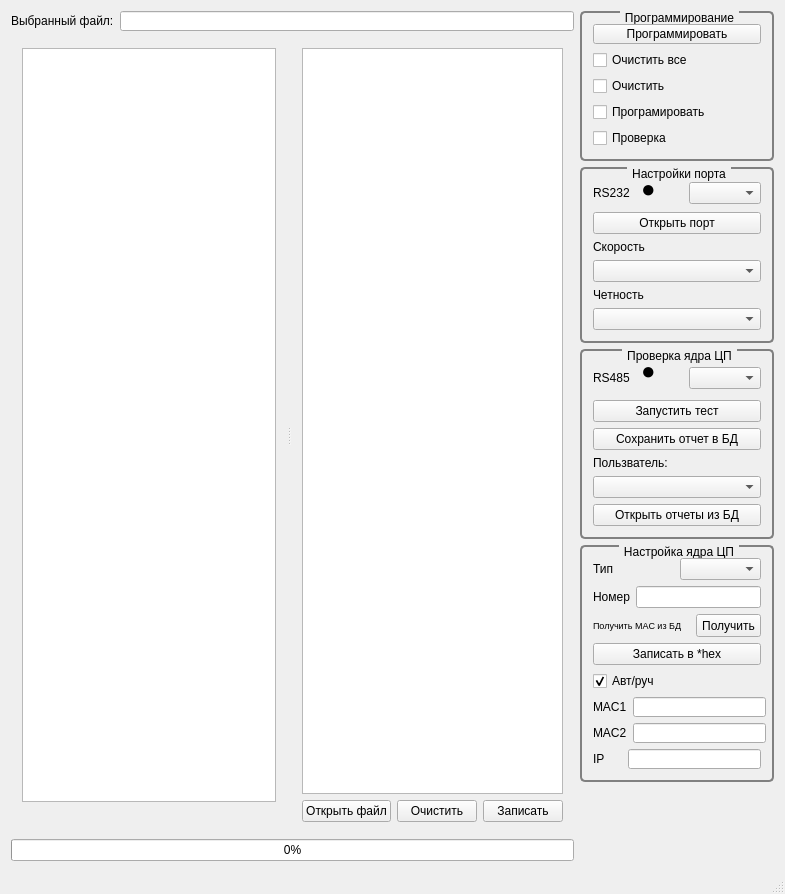
<?xml version="1.0" encoding="UTF-8"?>
<ui version="4.0">
 <class>MainWindow</class>
 <widget class="QMainWindow" name="MainWindow">
  <property name="geometry">
   <rect>
    <x>0</x>
    <y>0</y>
    <width>738</width>
    <height>894</height>
   </rect>
  </property>
  <property name="windowTitle">
   <string>K4000_CPU_Tools</string>
  </property>
  <property name="iconSize">
   <size>
    <width>30</width>
    <height>30</height>
   </size>
  </property>
  <widget class="QWidget" name="centralWidget">
   <layout class="QHBoxLayout" name="horizontalLayout_11">
    <item>
     <layout class="QVBoxLayout" name="verticalLayout_6">
      <item>
       <layout class="QHBoxLayout" name="horizontalLayout_12">
        <item>
         <widget class="QLabel" name="label_13">
          <property name="maximumSize">
           <size>
            <width>178</width>
            <height>20</height>
           </size>
          </property>
          <property name="text">
           <string>Выбранный файл:</string>
          </property>
         </widget>
        </item>
        <item>
         <widget class="QLineEdit" name="lineFile">
          <property name="maximumSize">
           <size>
            <width>100000</width>
            <height>20</height>
           </size>
          </property>
         </widget>
        </item>
       </layout>
      </item>
      <item>
       <widget class="QSplitter" name="splitter">
        <property name="orientation">
         <enum>Qt::Horizontal</enum>
        </property>
        <widget class="QWidget" name="layoutWidget">
         <layout class="QVBoxLayout" name="verticalLayout_5">
          <item>
           <widget class="QTreeView" name="treeView">
            <property name="enabled">
             <bool>true</bool>
            </property>
            <property name="minimumSize">
             <size>
              <width>254</width>
              <height>750</height>
             </size>
            </property>
            <property name="statusTip">
             <string notr="true"/>
            </property>
           </widget>
          </item>
          <item>
           <layout class="QHBoxLayout" name="horizontalLayout_4">
            <item>
             <spacer name="horizontalSpacer_2">
              <property name="orientation">
               <enum>Qt::Horizontal</enum>
              </property>
              <property name="sizeHint" stdset="0">
               <size>
                <width>40</width>
                <height>20</height>
               </size>
              </property>
             </spacer>
            </item>
           </layout>
          </item>
         </layout>
        </widget>
        <widget class="QWidget" name="layoutWidget">
         <layout class="QVBoxLayout" name="verticalLayout_4">
          <item>
           <widget class="QPlainTextEdit" name="consol">
            <property name="minimumSize">
             <size>
              <width>253</width>
              <height>289</height>
             </size>
            </property>
            <property name="font">
             <font>
              <weight>50</weight>
              <bold>false</bold>
             </font>
            </property>
            <property name="plainText">
             <string/>
            </property>
           </widget>
          </item>
          <item>
           <layout class="QHBoxLayout" name="horizontalLayout_3">
            <item>
             <spacer name="horizontalSpacer">
              <property name="orientation">
               <enum>Qt::Horizontal</enum>
              </property>
              <property name="sizeHint" stdset="0">
               <size>
                <width>40</width>
                <height>20</height>
               </size>
              </property>
             </spacer>
            </item>
            <item>
             <widget class="QPushButton" name="openHex">
              <property name="text">
               <string>Открыть файл</string>
              </property>
             </widget>
            </item>
            <item>
             <widget class="QPushButton" name="ClearBtn">
              <property name="text">
               <string>Очистить</string>
              </property>
             </widget>
            </item>
            <item>
             <widget class="QPushButton" name="RecordBtn">
              <property name="text">
               <string>Записать</string>
              </property>
             </widget>
            </item>
           </layout>
          </item>
         </layout>
        </widget>
       </widget>
      </item>
      <item>
       <widget class="QProgressBar" name="progressBar">
        <property name="maximum">
         <number>100</number>
        </property>
        <property name="value">
         <number>0</number>
        </property>
        <property name="textVisible">
         <bool>true</bool>
        </property>
        <property name="orientation">
         <enum>Qt::Horizontal</enum>
        </property>
        <property name="invertedAppearance">
         <bool>false</bool>
        </property>
        <property name="textDirection">
         <enum>QProgressBar::TopToBottom</enum>
        </property>
        <property name="format">
         <string>%p%</string>
        </property>
       </widget>
      </item>
     </layout>
    </item>
    <item>
     <layout class="QVBoxLayout" name="verticalLayout_12">
      <item>
       <widget class="QGroupBox" name="groupBox">
        <property name="minimumSize">
         <size>
          <width>0</width>
          <height>0</height>
         </size>
        </property>
        <property name="maximumSize">
         <size>
          <width>194</width>
          <height>150</height>
         </size>
        </property>
        <property name="font">
         <font>
          <underline>false</underline>
          <strikeout>false</strikeout>
         </font>
        </property>
        <property name="acceptDrops">
         <bool>false</bool>
        </property>
        <property name="autoFillBackground">
         <bool>false</bool>
        </property>
        <property name="styleSheet">
         <string notr="true"> QGroupBox {
     background-color: qlineargradient(x1: 0, y1: 0, x2: 0, y2: 1,
                                       stop: 0 #E0E0E0, stop: 1 #FFFFFF);
     border: 2px solid gray;
     border-radius: 5px;
margin-top: 2ex; /* оставляем пространство вверху для заголовка */
 }

 QGroupBox::title {
     subcontrol-origin: margin;
     subcontrol-position: top center; /* помещаем вверху по центру */
     padding: 0 3px;
     background-color: qlineargradient(x1: 0, y1: 0, x2: 0, y2: 1,
                                       stop: 0 #FFOECE, stop: 1 #FFFFFF);
 }</string>
        </property>
        <property name="title">
         <string>Программирование</string>
        </property>
        <property name="flat">
         <bool>false</bool>
        </property>
        <property name="checkable">
         <bool>false</bool>
        </property>
        <layout class="QVBoxLayout" name="verticalLayout_8">
         <item>
          <layout class="QVBoxLayout" name="verticalLayout">
           <item>
            <widget class="QPushButton" name="pushButton_2">
             <property name="text">
              <string>Программировать</string>
             </property>
            </widget>
           </item>
           <item>
            <widget class="QCheckBox" name="EraseAll">
             <property name="text">
              <string>Очистить все</string>
             </property>
            </widget>
           </item>
           <item>
            <widget class="QCheckBox" name="Erase">
             <property name="text">
              <string>Очистить</string>
             </property>
            </widget>
           </item>
           <item>
            <widget class="QCheckBox" name="Programm">
             <property name="text">
              <string>Програмировать</string>
             </property>
            </widget>
           </item>
           <item>
            <widget class="QCheckBox" name="verify">
             <property name="text">
              <string>Проверка</string>
             </property>
            </widget>
           </item>
          </layout>
         </item>
        </layout>
       </widget>
      </item>
      <item>
       <widget class="QGroupBox" name="groupBox_2">
        <property name="minimumSize">
         <size>
          <width>194</width>
          <height>176</height>
         </size>
        </property>
        <property name="maximumSize">
         <size>
          <width>194</width>
          <height>176</height>
         </size>
        </property>
        <property name="styleSheet">
         <string notr="true"> QGroupBox {
     background-color: qlineargradient(x1: 0, y1: 0, x2: 0, y2: 1,
                                       stop: 0 #E0E0E0, stop: 1 #FFFFFF);
     border: 2px solid gray;
     border-radius: 5px;
margin-top: 2ex; /* оставляем пространство вверху для заголовка */
 }

 QGroupBox::title {
     subcontrol-origin: margin;
     subcontrol-position: top center; /* помещаем вверху по центру */
     padding: 0 3px;
     background-color: qlineargradient(x1: 0, y1: 0, x2: 0, y2: 1,
                                       stop: 0 #FFOECE, stop: 1 #FFFFFF);
 }</string>
        </property>
        <property name="title">
         <string>Настройки порта</string>
        </property>
        <layout class="QVBoxLayout" name="verticalLayout_9">
         <item>
          <layout class="QVBoxLayout" name="verticalLayout_2">
           <item>
            <layout class="QHBoxLayout" name="horizontalLayout">
             <item>
              <widget class="QLabel" name="label_2">
               <property name="text">
                <string>RS232</string>
               </property>
              </widget>
             </item>
             <item>
              <layout class="QVBoxLayout" name="verticalLayout_14">
               <item>
                <widget class="QLabel" name="label_12">
                 <property name="maximumSize">
                  <size>
                   <width>16777215</width>
                   <height>18</height>
                  </size>
                 </property>
                 <property name="font">
                  <font>
                   <pointsize>18</pointsize>
                  </font>
                 </property>
                 <property name="text">
                  <string>●</string>
                 </property>
                </widget>
               </item>
               <item>
                <spacer name="verticalSpacer_3">
                 <property name="orientation">
                  <enum>Qt::Vertical</enum>
                 </property>
                 <property name="sizeHint" stdset="0">
                  <size>
                   <width>20</width>
                   <height>40</height>
                  </size>
                 </property>
                </spacer>
               </item>
              </layout>
             </item>
             <item>
              <widget class="QComboBox" name="portBox"/>
             </item>
            </layout>
           </item>
           <item>
            <widget class="QPushButton" name="portBtn">
             <property name="text">
              <string>Открыть порт</string>
             </property>
            </widget>
           </item>
           <item>
            <widget class="QLabel" name="label_9">
             <property name="text">
              <string>Скорость</string>
             </property>
            </widget>
           </item>
           <item>
            <widget class="QComboBox" name="baud"/>
           </item>
           <item>
            <widget class="QLabel" name="label_10">
             <property name="text">
              <string>Четность</string>
             </property>
            </widget>
           </item>
           <item>
            <widget class="QComboBox" name="patirity"/>
           </item>
          </layout>
         </item>
        </layout>
       </widget>
      </item>
      <item>
       <widget class="QGroupBox" name="groupBox_3">
        <property name="minimumSize">
         <size>
          <width>194</width>
          <height>190</height>
         </size>
        </property>
        <property name="maximumSize">
         <size>
          <width>194</width>
          <height>190</height>
         </size>
        </property>
        <property name="styleSheet">
         <string notr="true"> QGroupBox {
     background-color: qlineargradient(x1: 0, y1: 0, x2: 0, y2: 1,
                                       stop: 0 #E0E0E0, stop: 1 #FFFFFF);
     border: 2px solid gray;
     border-radius: 5px;
margin-top: 2ex; /* оставляем пространство вверху для заголовка */
 }

 QGroupBox::title {
     subcontrol-origin: margin;
     subcontrol-position: top center; /* помещаем вверху по центру */
     padding: 0 3px;
     background-color: qlineargradient(x1: 0, y1: 0, x2: 0, y2: 1,
                                       stop: 0 #FFOECE, stop: 1 #FFFFFF);
 }</string>
        </property>
        <property name="title">
         <string>Проверка ядра ЦП</string>
        </property>
        <layout class="QVBoxLayout" name="verticalLayout_10">
         <item>
          <layout class="QVBoxLayout" name="verticalLayout_3">
           <item>
            <layout class="QHBoxLayout" name="horizontalLayout_2">
             <item>
              <widget class="QLabel" name="label">
               <property name="text">
                <string>RS485</string>
               </property>
              </widget>
             </item>
             <item>
              <layout class="QVBoxLayout" name="verticalLayout_13">
               <item>
                <widget class="QLabel" name="label_11">
                 <property name="maximumSize">
                  <size>
                   <width>16777215</width>
                   <height>18</height>
                  </size>
                 </property>
                 <property name="font">
                  <font>
                   <pointsize>18</pointsize>
                  </font>
                 </property>
                 <property name="text">
                  <string>●</string>
                 </property>
                </widget>
               </item>
               <item>
                <spacer name="verticalSpacer_2">
                 <property name="orientation">
                  <enum>Qt::Vertical</enum>
                 </property>
                 <property name="sizeHint" stdset="0">
                  <size>
                   <width>20</width>
                   <height>40</height>
                  </size>
                 </property>
                </spacer>
               </item>
              </layout>
             </item>
             <item>
              <widget class="QComboBox" name="portBox2"/>
             </item>
            </layout>
           </item>
           <item>
            <widget class="QPushButton" name="testBtn">
             <property name="text">
              <string>Запустить тест</string>
             </property>
            </widget>
           </item>
           <item>
            <widget class="QPushButton" name="pushButton">
             <property name="text">
              <string>Сохранить отчет в БД</string>
             </property>
            </widget>
           </item>
           <item>
            <widget class="QLabel" name="label_14">
             <property name="text">
              <string>Пользватель:</string>
             </property>
            </widget>
           </item>
           <item>
            <widget class="QComboBox" name="FamComBox"/>
           </item>
           <item>
            <widget class="QPushButton" name="openReportsBtn">
             <property name="text">
              <string>Открыть отчеты из БД</string>
             </property>
            </widget>
           </item>
          </layout>
         </item>
        </layout>
       </widget>
      </item>
      <item>
       <widget class="QGroupBox" name="groupBox_4">
        <property name="maximumSize">
         <size>
          <width>194</width>
          <height>252</height>
         </size>
        </property>
        <property name="mouseTracking">
         <bool>false</bool>
        </property>
        <property name="focusPolicy">
         <enum>Qt::NoFocus</enum>
        </property>
        <property name="acceptDrops">
         <bool>false</bool>
        </property>
        <property name="statusTip">
         <string/>
        </property>
        <property name="autoFillBackground">
         <bool>false</bool>
        </property>
        <property name="styleSheet">
         <string notr="true"> QGroupBox {
     background-color: qlineargradient(x1: 0, y1: 0, x2: 0, y2: 1,
                                       stop: 0 #E0E0E0, stop: 1 #FFFFFF);
     border: 2px solid gray;
     border-radius: 5px;
margin-top: 2ex; /* оставляем пространство вверху для заголовка */
 }

 QGroupBox::title {
     subcontrol-origin: margin;
     subcontrol-position: top center; /* помещаем вверху по центру */
     padding: 0 3px;
     background-color: qlineargradient(x1: 0, y1: 0, x2: 0, y2: 1,
                                       stop: 0 #FFOECE, stop: 1 #FFFFFF);
 }</string>
        </property>
        <property name="title">
         <string>Настройка ядра ЦП</string>
        </property>
        <property name="flat">
         <bool>false</bool>
        </property>
        <layout class="QVBoxLayout" name="verticalLayout_11">
         <item>
          <layout class="QVBoxLayout" name="verticalLayout_7">
           <item>
            <layout class="QHBoxLayout" name="horizontalLayout_8">
             <item>
              <widget class="QLabel" name="label_7">
               <property name="text">
                <string>Тип</string>
               </property>
              </widget>
             </item>
             <item>
              <widget class="QComboBox" name="TypeCmbBox"/>
             </item>
            </layout>
           </item>
           <item>
            <layout class="QHBoxLayout" name="horizontalLayout_9">
             <item>
              <widget class="QLabel" name="label_8">
               <property name="text">
                <string>Номер</string>
               </property>
              </widget>
             </item>
             <item>
              <widget class="QLineEdit" name="numbCP"/>
             </item>
            </layout>
           </item>
           <item>
            <layout class="QHBoxLayout" name="horizontalLayout_10">
             <item>
              <widget class="QLabel" name="label_6">
               <property name="font">
                <font>
                 <pointsize>7</pointsize>
                </font>
               </property>
               <property name="text">
                <string>Получить MAC из БД</string>
               </property>
              </widget>
             </item>
             <item>
              <widget class="QPushButton" name="getMacPromBD">
               <property name="minimumSize">
                <size>
                 <width>65</width>
                 <height>23</height>
                </size>
               </property>
               <property name="maximumSize">
                <size>
                 <width>65</width>
                 <height>23</height>
                </size>
               </property>
               <property name="text">
                <string>Получить</string>
               </property>
              </widget>
             </item>
            </layout>
           </item>
           <item>
            <widget class="QPushButton" name="pushButton_5">
             <property name="text">
              <string>Записать в *hex</string>
             </property>
            </widget>
           </item>
           <item>
            <widget class="QCheckBox" name="checkBox">
             <property name="enabled">
              <bool>true</bool>
             </property>
             <property name="mouseTracking">
              <bool>true</bool>
             </property>
             <property name="acceptDrops">
              <bool>false</bool>
             </property>
             <property name="text">
              <string>Авт/руч</string>
             </property>
             <property name="checked">
              <bool>true</bool>
             </property>
            </widget>
           </item>
           <item>
            <layout class="QHBoxLayout" name="horizontalLayout_6">
             <item>
              <widget class="QLabel" name="label_4">
               <property name="text">
                <string>MAC1</string>
               </property>
              </widget>
             </item>
             <item>
              <widget class="QLineEdit" name="Mac1_line">
               <property name="minimumSize">
                <size>
                 <width>133</width>
                 <height>20</height>
                </size>
               </property>
               <property name="maximumSize">
                <size>
                 <width>133</width>
                 <height>20</height>
                </size>
               </property>
              </widget>
             </item>
            </layout>
           </item>
           <item>
            <layout class="QHBoxLayout" name="horizontalLayout_5">
             <item>
              <widget class="QLabel" name="label_5">
               <property name="text">
                <string>MAC2</string>
               </property>
              </widget>
             </item>
             <item>
              <widget class="QLineEdit" name="Mac2_line">
               <property name="minimumSize">
                <size>
                 <width>133</width>
                 <height>20</height>
                </size>
               </property>
               <property name="maximumSize">
                <size>
                 <width>133</width>
                 <height>20</height>
                </size>
               </property>
              </widget>
             </item>
            </layout>
           </item>
           <item>
            <layout class="QHBoxLayout" name="horizontalLayout_7">
             <item>
              <widget class="QLabel" name="label_3">
               <property name="text">
                <string>IP</string>
               </property>
              </widget>
             </item>
             <item>
              <widget class="QLineEdit" name="ip_line">
               <property name="minimumSize">
                <size>
                 <width>133</width>
                 <height>20</height>
                </size>
               </property>
               <property name="maximumSize">
                <size>
                 <width>133</width>
                 <height>20</height>
                </size>
               </property>
               <property name="text">
                <string/>
               </property>
              </widget>
             </item>
            </layout>
           </item>
          </layout>
         </item>
        </layout>
       </widget>
      </item>
      <item>
       <spacer name="verticalSpacer">
        <property name="orientation">
         <enum>Qt::Vertical</enum>
        </property>
        <property name="sizeHint" stdset="0">
         <size>
          <width>20</width>
          <height>40</height>
         </size>
        </property>
       </spacer>
      </item>
     </layout>
    </item>
   </layout>
  </widget>
  <widget class="QMenuBar" name="menuBar">
   <property name="geometry">
    <rect>
     <x>0</x>
     <y>0</y>
     <width>738</width>
     <height>21</height>
    </rect>
   </property>
  </widget>
  <widget class="QStatusBar" name="statusBar"/>
 </widget>
 <layoutdefault spacing="6" margin="11"/>
 <resources/>
 <connections/>
</ui>
